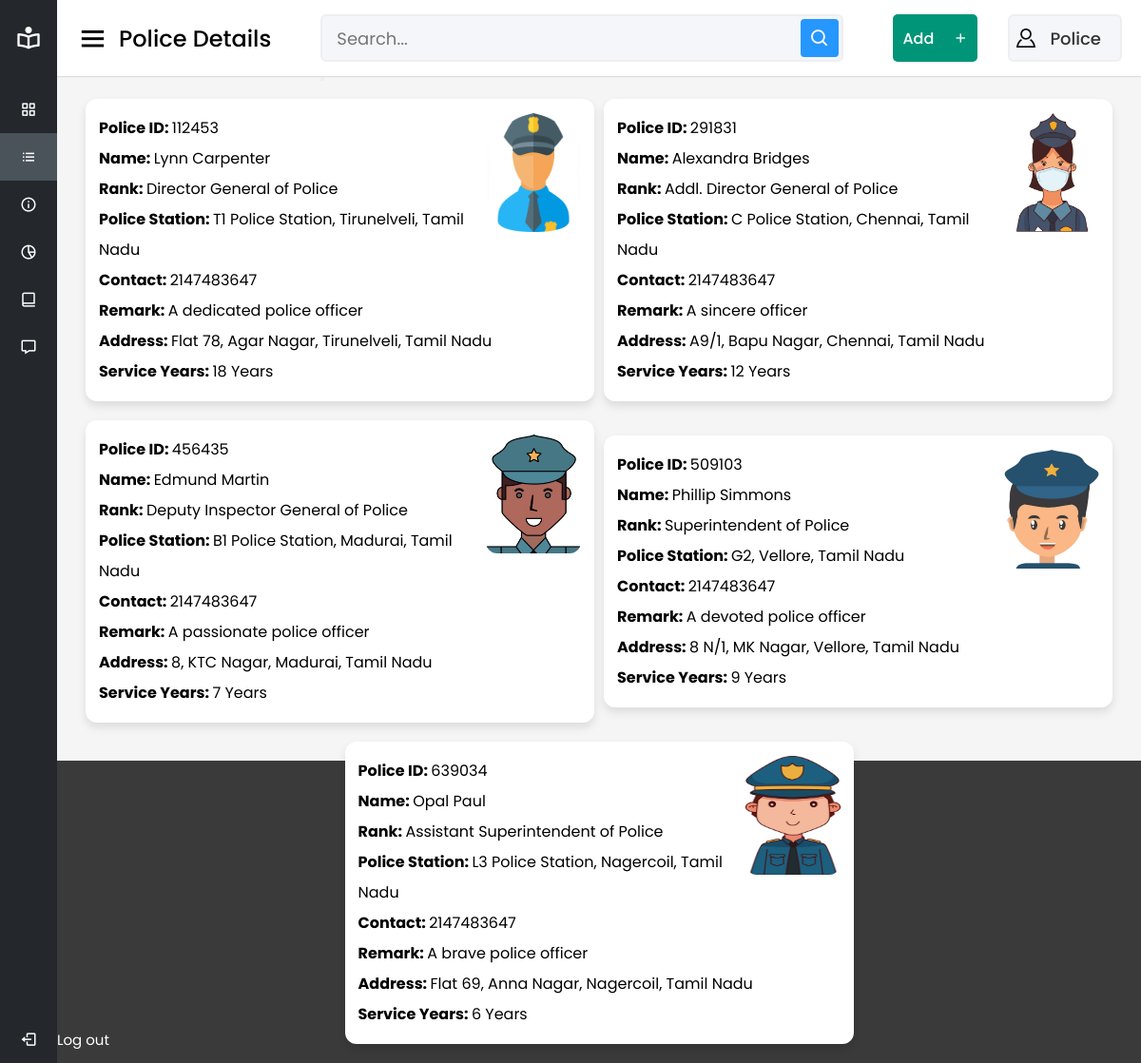
Page /Criminal-Record-Management-System-main/admin/police_police.php on the committed database.
### tables this page shows
CREATE TABLE `police` (
  `Poid` bigint(6) NOT NULL,
  `Poname` varchar(30) NOT NULL,
  `porank` varchar(100) NOT NULL,
  `policestation` varchar(100) NOT NULL,
  `contact` bigint(10) NOT NULL,
  `remark` varchar(100) NOT NULL,
  `address` varchar(150) NOT NULL,
  `service_yrs` varchar(20) NOT NULL,
  `image` varchar(2048) NOT NULL
);

### Criminal-Record-Management-System-main/admin/police_police.php (the view, shortened to what this page needs)
<?php
require_once 'pdo_connect.php';
$search = $_GET['search'] ?? '';
if ($search) {
    $statement = $pdo->prepare("SELECT * FROM police WHERE `Poid` LIKE '%$search%' OR `Poname` LIKE '%$search%' OR `porank` LIKE '%$search%' OR `policestation` LIKE '%$search%' OR `contact` LIKE '%$search%' OR `remark` LIKE '%$search%' OR `address` LIKE '%$search%' OR `service_yrs` LIKE '%$search%'");
} else {
    $statement = $pdo->prepare('SELECT * FROM police');
}
$statement->execute();
$polices = $statement->fetchAll(PDO::FETCH_ASSOC);
?>
<!DOCTYPE html>
<html lang="en" dir="ltr">
<head>
    <link rel="stylesheet" href="style.css">
    <link href='https://unpkg.com/boxicons@2.0.7/css/boxicons.min.css' rel='stylesheet'>
    <link rel="stylesheet" href="css/content.css">
</head>
<body>
    <div class="sidebar">
        <div class="logo-details">
            <i class='bx bx-book-reader'></i>
            <span class="logo_name">CRMS</span>
        </div>
        <ul class="nav-links">
            <li>
                <a href="../police/dashboard.html">
                    <i class='bx bx-grid-alt'></i>
                    <span class="links_name">Dashboard</span>
                </a>
            </li>
            <li>
                <a href="police_police.php" class="active">
                    <i class='bx bx-list-ul'></i>
                    <span class="links_name">Police Details</span>
                </a>
            </li>
            <li>
                <a href="police_criminal.php">
                    <i class='bx bx-info-circle'></i>
                    <span class="links_name">Criminal Details</span>
                </a>
            </li>
            <li>
                <a href="../police/crime.php">
                    <i class='bx bx-pie-chart-alt-2'></i>
                    <span class="links_name">Crime Details</span>
                </a>
            </li>
            <li>
                <a href="../police/fir.php">
                    <i class='bx bx-book-alt'></i>
                    <span class="links_name">FIR</span>
                </a>
            </li>
            <li>
                <a href="../police/queries.php">
                    <i class='bx bx-message'></i>
                    <span class="links_name">Queries</span>
                </a>
            </li>
            <li class="log_out">
                <a href="../police/login.php">
                    <i class='bx bx-log-out'></i>
                    <span class="links_name">Log out</span>
                </a>
            </li>
        </ul>
    </div>
    <section class="home-section">
        <nav>
            <div class="sidebar-button">
                <i class='bx bx-menu sidebarBtn'></i>
                <span class="dashboard">Police Details</span>
            </div>
            <div class="search-box">
                <form>
                    <input style="height: 50px;" type="text" name="search" value="<?php echo $search ?>" placeholder="Search...">
                    <button type="submit"><i class='bx bx-search'></i></button>
                </form>
            </div>
            <div>
                <button type="button" class="add_button">
                    <span class="add_button_text"><a href="police_policeadd.php">Add</a></span>
                    <span class="add_button_icon">
                        <i class='bx bx-plus'></i>
                    </span>
                </button>
            </div>
            <div class="profile-details">
                <img src="images\profile.png" alt="user_image">
                <span class="admin_name">Police</span>
            </div>
        </nav>
        <div class="home-content">
            <div class="overview-boxes">
                <?php foreach ($polices as $police) { ?>
                    <div class="box">
                        <div class="right-side">
                            <div class="text">
                                <div>
                                    <?php
                                    echo "<img src='images/" . $police['image'] . "' width='100px' height='125px' align='right'>";
                                    ?>
                                </div>
                                <p><b>Police ID: </b><?php echo htmlspecialchars($police['Poid']); ?></p>
                                <p><b>Name: </b><?php echo htmlspecialchars($police['Poname']); ?></p>
                                <p><b>Rank: </b><?php echo htmlspecialchars($police['porank']); ?></p>
                                <p><b>Police Station: </b><?php echo htmlspecialchars($police['policestation']); ?></p>
                                <p><b>Contact: </b><?php echo htmlspecialchars($police['contact']); ?></p>
                                <p><b>Remark: </b><?php echo htmlspecialchars($police['remark']); ?></p>
                                <p><b>Address: </b><?php echo htmlspecialchars($police['address']); ?></p>
                                <p><b>Service Years: </b><?php echo htmlspecialchars($police['service_yrs']); ?></p>
                            </div>
                        </div>
                    </div>
                <?php } ?>
            </div>
        </div>
    </section>
</html>

### Criminal-Record-Management-System-main/style.css (style rules this page uses)
* { margin: 0; padding: 0; box-sizing: border-box; font-family: 'Poppins', sans-serif; }
body { background-color: rgb(212, 232, 238); }
html, body { display: grid; height: 100vh; width: 100%; background: #3a3a3a; }
.box { width: 100%; display: flex; flex-direction: row; justify-content: space-evenly; }

### Criminal-Record-Management-System-main/admin/css/content.css (style rules this page uses)
* { margin: 0; padding: 0; box-sizing: border-box; font-family: 'Poppins', sans-serif; }
.sidebar { position: fixed; height: 100%; width: 240px; background: #24272b; transition: all 0.5s ease; }
.sidebar .logo-details { height: 80px; display: flex; align-items: center; }
.sidebar .logo-details i { font-size: 28px; font-weight: 500; color: #fff; min-width: 60px; text-align: center }
.sidebar .logo-details .logo_name { color: #fff; font-size: 24px; font-weight: 500; }
.sidebar .nav-links { margin-top: 10px; }
.sidebar .nav-links li { position: relative; list-style: none; height: 50px; }
.sidebar .nav-links li a { height: 100%; width: 100%; display: flex; align-items: center; text-decoration: none; transition: all 0.4s ease; }
.sidebar .nav-links li a.active { background: #4a525a; }
.sidebar .nav-links li i { min-width: 60px; text-align: center; font-size: 18px; color: #fff; }
.sidebar .nav-links li a .links_name { color: #fff; font-size: 15px; font-weight: 400; white-space: nowrap; }
.sidebar .nav-links .log_out { position: absolute; bottom: 0; width: 100%; }
.home-section { position: relative; background: #f5f5f5; min-height: 100vh; width: calc(100% - 240px); left: 240px; transition: all 0.5s ease; }
.home-section nav { display: flex; justify-content: space-between; height: 80px; background: #fff; display: flex; align-items: center; position: fixed; width: calc(100% - 240px); left: 240px; z-index: 100; padding: 0 20px; box-shadow: 0 1px 1px rgba(0, 0, 0, 0.1); transition: all 0.5s ease; }
.home-section nav .sidebar-button { display: flex; align-items: center; font-size: 24px; font-weight: 500; }
nav .sidebar-button i { font-size: 35px; margin-right: 10px; }
.home-section nav .search-box { position: relative; height: 50px; max-width: 550px; width: 100%; margin: 0 20px; }
nav .search-box input { height: 100%; width: 100%; outline: none; background: #F5F6FA; border: 2px solid #EFEEF1; border-radius: 6px; font-size: 18px; padding: 0 15px; }
nav .search-box .bx-search { position: absolute; height: 40px; width: 40px; background: #2697FF; right: 5px; top: 50%; transform: translateY(-50%); border-radius: 4px; line-height: 40px; text-align: center; color: #fff; font-size: 22px; transition: all 0.4 ease; }
.home-section nav .profile-details { display: flex; align-items: center; background: #F5F6FA; border: 2px solid #EFEEF1; border-radius: 6px; height: 50px; min-width: 100px; padding: 0 10px 0 2px; }
nav .profile-details img { height: 30px; width: 30px; padding: 5px; object-fit: cover; }
nav .profile-details .admin_name { font-size: 18px; font-weight: 500; color: #333; margin: 0 10px; white-space: nowrap; }
.home-section .home-content { position: relative; padding-top: 104px; }
.home-content .overview-boxes { display: flex; align-items: center; justify-content: space-evenly; flex-wrap: wrap; padding: 0 20px; margin-bottom: 26px; height: 100%; }
.overview-boxes .box { display: inline; align-items: center; line-height: 200%; width: calc(100% / 2 - 15px); background: #ffffff; padding: 15px 14px; margin-bottom: 20px; border-radius: 12px; box-shadow: 0 5px 10px rgba(0,0,0,0.1); }
.overview-boxes .box img { border-radius: 12px; }
.add_button { display: flex; height: 50px; padding: 0; background: #009578; border: none; outline: none; border-radius: 5px; overflow: hidden; font-size: 16px; font-weight: 500; cursor: pointer; }
.add_button_text, .add_button_icon { display: inline-flex; align-items: center; padding: 0 10px; color: #fff; height: 100%; }
.add_button_text a { text-decoration: none; color: #ffffff; }
@media (max-width: 1240px) { .sidebar { width: 60px; } }
@media (max-width: 1240px) { .home-section { width: calc(100% - 60px); left: 60px; } }
@media (max-width: 1240px) { .home-section nav { width: calc(100% - 60px); left: 60px; } }

### rows in the picture
police: image (picture), Poid "112453", Poname "Lynn Carpenter", porank "Director General of Police", policestation "T1 Police Station, Tirunelveli, Tamil Nadu", contact "2147483647", remark "A dedicated police officer", address "Flat 78, Agar Nagar, Tirunelveli, Tamil Nadu", service_yrs "18 Years"
police: image (picture), Poid "291831", Poname "Alexandra Bridges", porank "Addl. Director General of Police", policestation "C Police Station, Chennai, Tamil Nadu", contact "2147483647", remark "A sincere officer", address "A9/1, Bapu Nagar, Chennai, Tamil Nadu", service_yrs "12 Years"
police: image (picture), Poid "456435", Poname "Edmund Martin", porank "Deputy Inspector General of Police", policestation "B1 Police Station, Madurai, Tamil Nadu", contact "2147483647", remark "A passionate police officer", address "8, KTC Nagar, Madurai, Tamil Nadu", service_yrs "7 Years"
police: image (picture), Poid "509103", Poname "Phillip Simmons", porank "Superintendent of Police", policestation "G2, Vellore, Tamil Nadu", contact "2147483647", remark "A devoted police officer", address "8 N/1, MK Nagar, Vellore, Tamil Nadu", service_yrs "9 Years"
police: image (picture), Poid "639034", Poname "Opal Paul", porank "Assistant Superintendent of Police", policestation "L3 Police Station, Nagercoil, Tamil Nadu", contact "2147483647", remark "A brave police officer", address "Flat 69, Anna Nagar, Nagercoil, Tamil Nadu", service_yrs "6 Years"
